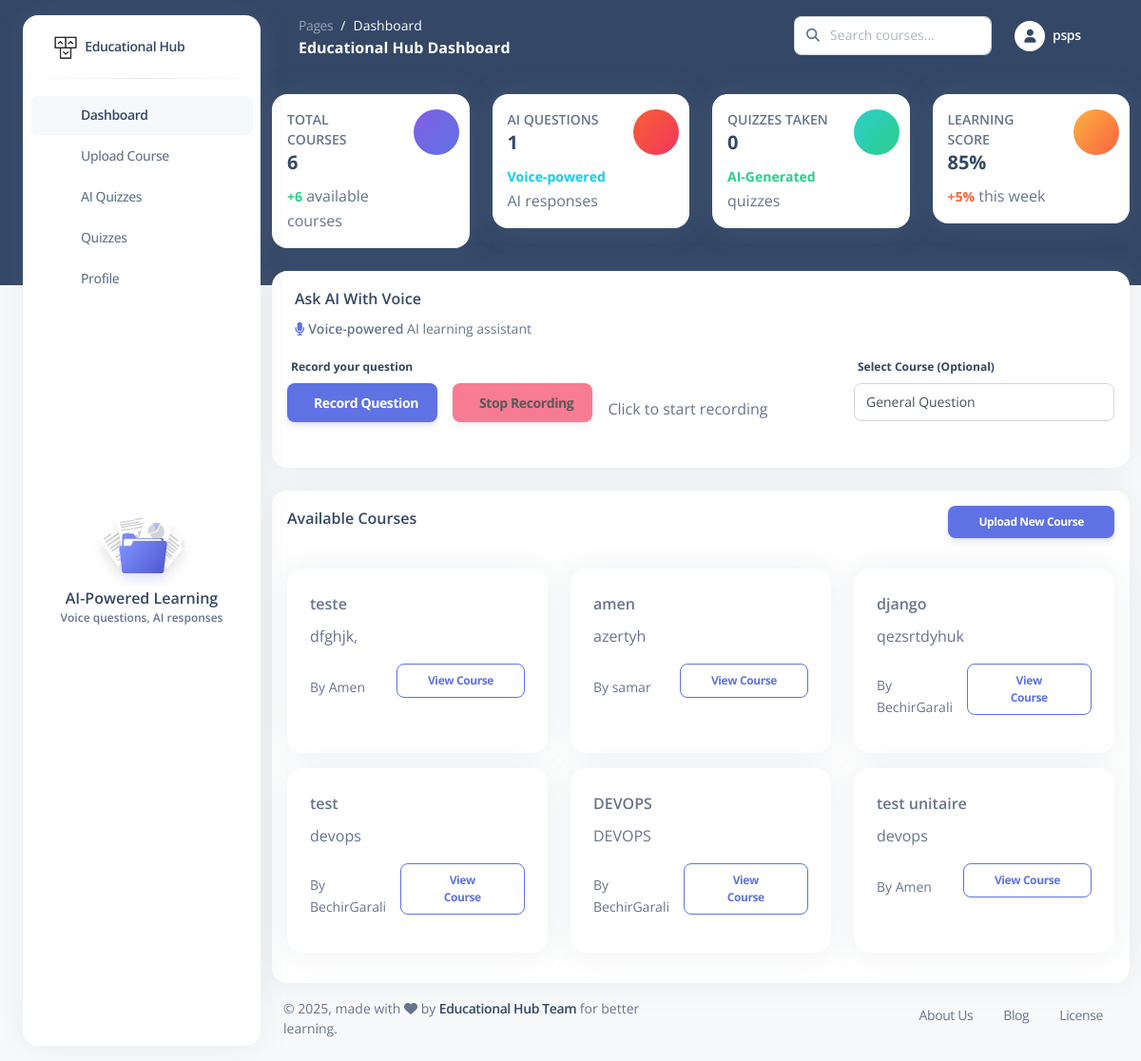
/ (signed in), run on the app's committed database.
### course_app/models.py (models this page shows, shortened)
class Course(models.Model):
    id = models.UUIDField(primary_key=True, default=uuid.uuid4, editable=False)
    title = models.CharField(max_length=200)
    description = models.TextField()
    instructor = models.ForeignKey(User, on_delete=models.CASCADE, related_name='courses_taught')
    students = models.ManyToManyField(User, related_name='courses_enrolled', blank=True)
    created_at = models.DateTimeField(default=timezone.now)
    updated_at = models.DateTimeField(auto_now=True)
    is_active = models.BooleanField(default=True)
    audio_file = models.FileField(upload_to='courses/audio/', null=True, blank=True)
    pdf_file = models.FileField(upload_to='courses/pdf/', null=True, blank=True)
    transcript = models.TextField(blank=True)
    summary = models.TextField(blank=True)
    generated_images = models.JSONField(default=list, blank=True)
    key_concepts = models.JSONField(default=list, blank=True)
    class Meta:
        ordering = ['-created_at']

### course_app/views.py (the view)
# urls.py: path('', views.home, name='home'),
def home(request):
    courses = Course.objects.filter(is_active=True)[:6]
    context = {
        'courses': courses,
        'user': request.user,
    }
    return render(request, 'pages/dashboard.html', context)

### templates/pages/dashboard.html (shortened to what this page needs)
{% load static %}
<!DOCTYPE html>
<html lang="en">
<head>
  <link href="https://demos.creative-tim.com/argon-dashboard-pro/assets/css/nucleo-icons.css" rel="stylesheet" />
  <link href="https://demos.creative-tim.com/argon-dashboard-pro/assets/css/nucleo-svg.css" rel="stylesheet" />
  <link id="pagestyle" href="{% static 'css/argon-dashboard.css' %}?v=2.1.0" rel="stylesheet" />
</head>
<body class="g-sidenav-show bg-gray-100">
  <aside class="sidenav bg-white navbar navbar-vertical navbar-expand-xs border-0 border-radius-xl my-3 fixed-start ms-4 " id="sidenav-main">
    <div class="sidenav-header">
      <a class="navbar-brand m-0" href="{% url 'home' %}">
        <img src="{% static 'img/logo-ct-dark.png' %}" width="26px" height="26px" class="navbar-brand-img h-100" alt="main_logo">
        <span class="ms-1 font-weight-bold">Educational Hub</span>
      </a>
    </div>
    <hr class="horizontal dark mt-0">
    <div class="collapse navbar-collapse w-auto" id="sidenav-collapse-main">
      <ul class="navbar-nav">
        <li class="nav-item">
          <a class="nav-link active" href="{% url 'home' %}">
            <div class="icon icon-shape icon-sm border-radius-md text-center me-2 d-flex align-items-center justify-content-center">
            </div>
            <span class="nav-link-text ms-1">Dashboard</span>
          </a>
        </li>
        <li class="nav-item">
          <a class="nav-link" href="{% url 'upload_course' %}">
            <div class="icon icon-shape icon-sm border-radius-md text-center me-2 d-flex align-items-center justify-content-center">
            </div>
            <span class="nav-link-text ms-1">Upload Course</span>
          </a>
        </li>
        <li class="nav-item">
          <a class="nav-link" href="{% url 'quiz_app:quiz_list' %}">
            <div class="icon icon-shape icon-sm border-radius-md text-center me-2 d-flex align-items-center justify-content-center">
            </div>
            <span class="nav-link-text ms-1">AI Quizzes</span>
          </a>
        </li>
        <li class="nav-item">
          <a class="nav-link" href="#">
            <div class="icon icon-shape icon-sm border-radius-md text-center me-2 d-flex align-items-center justify-content-center">
            </div>
            <span class="nav-link-text ms-1">Quizzes</span>
          </a>
        </li>
        <li class="nav-item">
          <a class="nav-link" href="{% url 'profile' %}">
            <div class="icon icon-shape icon-sm border-radius-md text-center me-2 d-flex align-items-center justify-content-center">
            </div>
            <span class="nav-link-text ms-1">Profile</span>
          </a>
        </li>
      </ul>
    </div>
    <div class="sidenav-footer mx-3">
      <div class="card card-plain shadow-none" id="sidenavCard">
        <img class="w-50 mx-auto" src="{% static 'img/illustrations/icon-documentation.svg' %}" alt="sidebar_illustration">
        <div class="card-body text-center p-3 w-100 pt-0">
          <div class="docs-info">
            <h6 class="mb-0">AI-Powered Learning</h6>
            <p class="text-xs font-weight-bold mb-0">Voice questions, AI responses</p>
          </div>
        </div>
      </div>
    </div>
  </aside>
  <main class="main-content position-relative border-radius-lg">
    <nav class="navbar navbar-main navbar-expand-lg px-0 mx-4 shadow-none border-radius-xl" id="navbarBlur" data-scroll="false">
      <div class="container-fluid py-1 px-3">
        <nav aria-label="breadcrumb">
          <ol class="breadcrumb bg-transparent mb-0 pb-0 pt-1 px-0 me-sm-6 me-5">
            <li class="breadcrumb-item text-sm"><a class="opacity-5 text-white" href="{% url 'home' %}">Pages</a></li>
            <li class="breadcrumb-item text-sm text-white active" aria-current="page">Dashboard</li>
          </ol>
          <h6 class="font-weight-bolder text-white mb-0">Educational Hub Dashboard</h6>
        </nav>
        <div class="collapse navbar-collapse mt-sm-0 mt-2 me-md-0 me-sm-4" id="navbar">
          <div class="ms-md-auto pe-md-3 d-flex align-items-center">
            <div class="input-group">
              <span class="input-group-text text-body"><i class="fas fa-search" aria-hidden="true"></i></span>
              <input type="text" class="form-control" placeholder="Search courses...">
            </div>
          </div>
          <ul class="navbar-nav justify-content-end">
            {% if user.is_authenticated %}
            <li class="nav-item dropdown">
              <a class="nav-link dropdown-toggle d-flex align-items-center" href="#" id="navbarDropdown" role="button" data-bs-toggle="dropdown" aria-expanded="false">
                {% if user_profile.profile_image %}
                <img src="{{ user_profile.profile_image.url }}" class="rounded-circle me-2" width="32" height="32" alt="Avatar">
                {% else %}
                <div class="rounded-circle bg-white d-flex align-items-center justify-content-center me-2" style="width: 32px; height: 32px;">
                  <i class="fa fa-user text-dark" style="font-size: 14px;"></i>
                </div>
                {% endif %}
                <span class="d-sm-inline d-none text-white font-weight-bold">{{ user.username }}</span>
              </a>
            </li>
            {% endif %}
          </ul>
        </div>
      </div>
    </nav>
    <div class="container-fluid py-4">
      <div class="row">
        <div class="col-xl-3 col-sm-6 mb-xl-0 mb-4">
          <div class="card">
            <div class="card-body p-3">
              <div class="row">
                <div class="col-8">
                  <div class="numbers">
                    <p class="text-sm mb-0 text-uppercase font-weight-bold">Total Courses</p>
                    <h5 class="font-weight-bolder">
                      {{ courses|length }}
                    </h5>
                    <p class="mb-0">
                      <span class="text-success text-sm font-weight-bolder">+{{ courses|length }}</span>
                      available courses
                    </p>
                  </div>
                </div>
                <div class="col-4 text-end">
                  <div class="icon icon-shape bg-gradient-primary shadow-primary text-center rounded-circle">
                  </div>
                </div>
              </div>
            </div>
          </div>
        </div>
        <div class="col-xl-3 col-sm-6 mb-xl-0 mb-4">
          <div class="card">
            <div class="card-body p-3">
              <div class="row">
                <div class="col-8">
                  <div class="numbers">
                    <p class="text-sm mb-0 text-uppercase font-weight-bold">AI Questions</p>
                    <h5 class="font-weight-bolder">
                      {% if user.is_authenticated %}{{ user.audio_questions.count }}{% else %}0{% endif %}
                    </h5>
                    <p class="mb-0">
                      <span class="text-info text-sm font-weight-bolder">Voice-powered</span>
                      AI responses
                    </p>
                  </div>
                </div>
                <div class="col-4 text-end">
                  <div class="icon icon-shape bg-gradient-danger shadow-danger text-center rounded-circle">
                  </div>
                </div>
              </div>
            </div>
          </div>
        </div>
        <div class="col-xl-3 col-sm-6 mb-xl-0 mb-4">
          <div class="card">
            <div class="card-body p-3">
              <div class="row">
                <div class="col-8">
                  <div class="numbers">
                    <p class="text-sm mb-0 text-uppercase font-weight-bold">Quizzes Taken</p>
                    <h5 class="font-weight-bolder">
                      {% if user.is_authenticated %}{{ user.quiz_attempts.count }}{% else %}0{% endif %}
                    </h5>
                    <p class="mb-0">
                      <span class="text-success text-sm font-weight-bolder">AI-Generated</span>
                      quizzes
                    </p>
                  </div>
                </div>
                <div class="col-4 text-end">
                  <div class="icon icon-shape bg-gradient-success shadow-success text-center rounded-circle">
                  </div>
                </div>
              </div>
            </div>
          </div>
        </div>
        <div class="col-xl-3 col-sm-6">
          <div class="card">
            <div class="card-body p-3">
              <div class="row">
                <div class="col-8">
                  <div class="numbers">
                    <p class="text-sm mb-0 text-uppercase font-weight-bold">Learning Score</p>
                    <h5 class="font-weight-bolder">
                      {% if user.is_authenticated %}85%{% else %}0%{% endif %}
                    </h5>
                    <p class="mb-0">
                      <span class="text-warning text-sm font-weight-bolder">+5%</span>
                      this week
                    </p>
                  </div>
                </div>
                <div class="col-4 text-end">
                  <div class="icon icon-shape bg-gradient-warning shadow-warning text-center rounded-circle">
                  </div>
                </div>
              </div>
            </div>
          </div>
        </div>
      </div>
      {% if user.is_authenticated %}
      <div class="row mt-4">
        <div class="col-lg-12">
          <div class="card">
            <div class="card-header pb-0 pt-3 bg-transparent">
              <h6 class="text-capitalize">Ask AI with Voice</h6>
              <p class="text-sm mb-0">
                <i class="fa fa-microphone text-primary"></i>
                <span class="font-weight-bold">Voice-powered</span> AI learning assistant
              </p>
            </div>
            <div class="card-body p-3">
              <div class="row">
                <div class="col-md-8">
                  <div class="form-group">
                    <label class="form-control-label">Record your question</label>
                    <div class="d-flex align-items-center">
                      <button id="recordBtn" class="btn btn-primary me-3">
                        Record Question
                      </button>
                      <button id="stopBtn" class="btn btn-danger me-3" disabled>
                        Stop Recording
                      </button>
                      <span id="recordingStatus" class="text-muted">Click to start recording</span>
                    </div>
                  </div>
                </div>
                <div class="col-md-4">
                  <div class="form-group">
                    <label class="form-control-label">Select Course (Optional)</label>
                    <select id="courseSelect" class="form-control">
                      <option value="">General Question</option>
                    </select>
                  </div>
                </div>
              </div>
            </div>
          </div>
        </div>
      </div>
      {% endif %}
      <div class="row mt-4">
        <div class="col-lg-12">
          <div class="card">
            <div class="card-header pb-0 p-3">
              <div class="d-flex justify-content-between">
                <h6 class="mb-2">Available Courses</h6>
                {% if user.is_authenticated %}
                <a href="{% url 'upload_course' %}" class="btn btn-primary btn-sm">Upload New Course</a>
                {% endif %}
              </div>
            </div>
            <div class="row p-3">
              {% for course in courses %}
              <div class="col-md-4 mb-3">
                <div class="card h-100">
                  <div class="card-body">
                    <h6 class="card-title">{{ course.title }}</h6>
                    <p class="card-text">{{ course.description|truncatewords:20 }}</p>
                    <div class="d-flex justify-content-between align-items-center">
                      <small class="text-muted">By {{ course.instructor.username }}</small>
                      <a href="{% url 'course_detail' course.id %}" class="btn btn-sm btn-outline-primary">View Course</a>
                    </div>
                  </div>
                </div>
              </div>
              {% endfor %}
            </div>
          </div>
        </div>
      </div>
      <footer class="footer pt-3">
        <div class="container-fluid">
          <div class="row align-items-center justify-content-lg-between">
            <div class="col-lg-6 mb-lg-0 mb-4">
              <div class="copyright text-center text-sm text-muted text-lg-start">
                © <script>document.write(new Date().getFullYear())</script>,
                made with <i class="fa fa-heart"></i> by
                <a href="#" class="font-weight-bold" target="_blank">Educational Hub Team</a>
                for better learning.
              </div>
            </div>
            <div class="col-lg-6">
              <ul class="nav nav-footer justify-content-center justify-content-lg-end">
                <li class="nav-item">
                  <a href="#" class="nav-link text-muted" target="_blank">About Us</a>
                </li>
                <li class="nav-item">
                  <a href="#" class="nav-link text-muted" target="_blank">Blog</a>
                </li>
                <li class="nav-item">
                  <a href="#" class="nav-link text-muted" target="_blank">License</a>
                </li>
              </ul>
            </div>
          </div>
        </div>
      </footer>
    </div>
  </main>
</body>
</html>

### data on the page
Course: title "teste", description "dfghjk,", instructor.username "Amen"
Course: title "amen", description "azertyh", instructor.username "samar"
Course: title "django", description "qezsrtdyhuk", instructor.username "BechirGarali"
Course: title "test", description "devops", instructor.username "BechirGarali"
Course: title "DEVOPS", description "DEVOPS", instructor.username "BechirGarali"
Course: title "test unitaire", description "devops", instructor.username "Amen"

### other printed values
{{ user.username }} "psps"
{{ courses|length }} "6"
{{ user.audio_questions.count }} "1"
{{ user.quiz_attempts.count }} "0"
